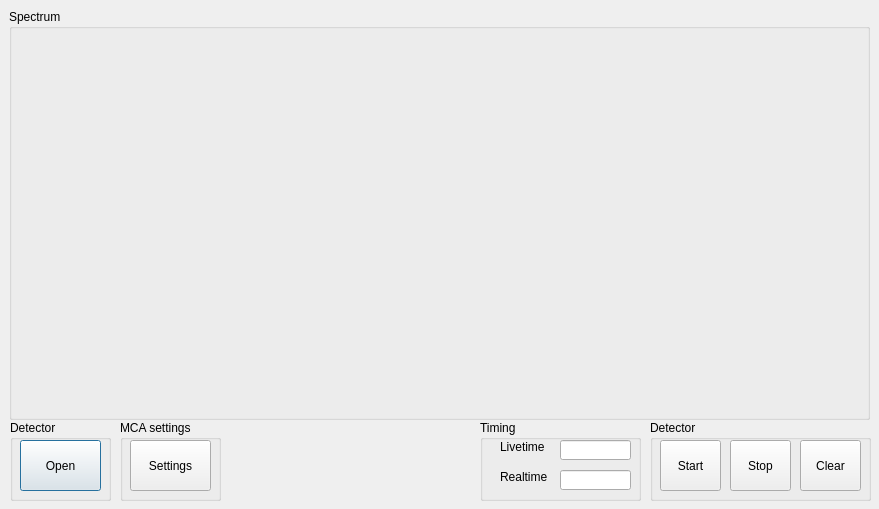
<?xml version="1.0" encoding="UTF-8"?>
<ui version="4.0">
 <class>Dialog</class>
 <widget class="QDialog" name="Dialog">
  <property name="geometry">
   <rect>
    <x>0</x>
    <y>0</y>
    <width>879</width>
    <height>509</height>
   </rect>
  </property>
  <property name="windowTitle">
   <string>Dialog</string>
  </property>
  <widget class="QGroupBox" name="fraSpectrum">
   <property name="geometry">
    <rect>
     <x>9</x>
     <y>9</y>
     <width>861</width>
     <height>411</height>
    </rect>
   </property>
   <property name="title">
    <string>Spectrum</string>
   </property>
   <layout class="QGridLayout" name="gridLayout">
    <item row="0" column="0">
     <widget class="Graphplot" name="SpectrumPlot" native="true">
      <property name="mouseTracking">
       <bool>false</bool>
      </property>
      <property name="autoFillBackground">
       <bool>false</bool>
      </property>
     </widget>
    </item>
   </layout>
  </widget>
  <widget class="QGroupBox" name="fraDetector">
   <property name="geometry">
    <rect>
     <x>10</x>
     <y>420</y>
     <width>101</width>
     <height>81</height>
    </rect>
   </property>
   <property name="title">
    <string>Detector</string>
   </property>
   <widget class="QPushButton" name="cmdDetector">
    <property name="geometry">
     <rect>
      <x>10</x>
      <y>20</y>
      <width>81</width>
      <height>51</height>
     </rect>
    </property>
    <property name="text">
     <string>Open</string>
    </property>
   </widget>
  </widget>
  <widget class="QGroupBox" name="fraSettings">
   <property name="geometry">
    <rect>
     <x>120</x>
     <y>420</y>
     <width>101</width>
     <height>81</height>
    </rect>
   </property>
   <property name="title">
    <string>MCA settings</string>
   </property>
   <widget class="QPushButton" name="cmdSettings">
    <property name="geometry">
     <rect>
      <x>10</x>
      <y>20</y>
      <width>81</width>
      <height>51</height>
     </rect>
    </property>
    <property name="text">
     <string>Settings</string>
    </property>
   </widget>
  </widget>
  <widget class="QGroupBox" name="fraTiming">
   <property name="geometry">
    <rect>
     <x>480</x>
     <y>420</y>
     <width>161</width>
     <height>81</height>
    </rect>
   </property>
   <property name="title">
    <string>Timing</string>
   </property>
   <widget class="QLabel" name="lblRealtime">
    <property name="geometry">
     <rect>
      <x>20</x>
      <y>50</y>
      <width>47</width>
      <height>13</height>
     </rect>
    </property>
    <property name="text">
     <string>Realtime</string>
    </property>
   </widget>
   <widget class="QLineEdit" name="txtRealtime">
    <property name="geometry">
     <rect>
      <x>80</x>
      <y>50</y>
      <width>71</width>
      <height>20</height>
     </rect>
    </property>
   </widget>
   <widget class="QLabel" name="lblLivetime">
    <property name="geometry">
     <rect>
      <x>20</x>
      <y>20</y>
      <width>47</width>
      <height>13</height>
     </rect>
    </property>
    <property name="text">
     <string>Livetime</string>
    </property>
   </widget>
   <widget class="QLineEdit" name="txtLivetime">
    <property name="geometry">
     <rect>
      <x>80</x>
      <y>20</y>
      <width>71</width>
      <height>20</height>
     </rect>
    </property>
   </widget>
  </widget>
  <widget class="QGroupBox" name="fraControls">
   <property name="geometry">
    <rect>
     <x>650</x>
     <y>420</y>
     <width>221</width>
     <height>81</height>
    </rect>
   </property>
   <property name="title">
    <string>Detector</string>
   </property>
   <widget class="QPushButton" name="cmdStart">
    <property name="geometry">
     <rect>
      <x>10</x>
      <y>20</y>
      <width>61</width>
      <height>51</height>
     </rect>
    </property>
    <property name="maximumSize">
     <size>
      <width>16777215</width>
      <height>16777215</height>
     </size>
    </property>
    <property name="text">
     <string>Start</string>
    </property>
   </widget>
   <widget class="QPushButton" name="cmdStop">
    <property name="geometry">
     <rect>
      <x>80</x>
      <y>20</y>
      <width>61</width>
      <height>51</height>
     </rect>
    </property>
    <property name="text">
     <string>Stop</string>
    </property>
   </widget>
   <widget class="QPushButton" name="cmdClear">
    <property name="geometry">
     <rect>
      <x>150</x>
      <y>20</y>
      <width>61</width>
      <height>51</height>
     </rect>
    </property>
    <property name="text">
     <string>Clear</string>
    </property>
   </widget>
  </widget>
 </widget>
 <layoutdefault spacing="6" margin="11"/>
 <customwidgets>
  <customwidget>
   <class>Graphplot</class>
   <extends>QWidget</extends>
   <header>graphplot.h</header>
   <container>1</container>
  </customwidget>
 </customwidgets>
 <tabstops>
  <tabstop>cmdDetector</tabstop>
  <tabstop>cmdSettings</tabstop>
  <tabstop>txtLivetime</tabstop>
  <tabstop>txtRealtime</tabstop>
  <tabstop>cmdStart</tabstop>
  <tabstop>cmdStop</tabstop>
  <tabstop>cmdClear</tabstop>
 </tabstops>
 <resources/>
 <connections/>
</ui>
